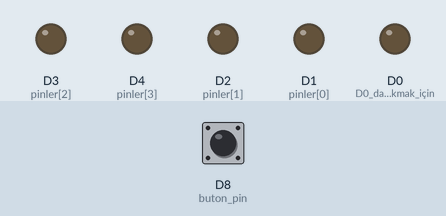
The sketch below on a simulated ESP8266 (NodeMCU). On the bench: output pins drawn as LEDs (lit = HIGH). The test bench sets the inputs (shaded band); at power-on: D8 (buton_pin) LOW.

Above: at 1.3 s.
1.4 s: D8 (buton_pin) pulled HIGH for 0.3 s
At 1.62 s:
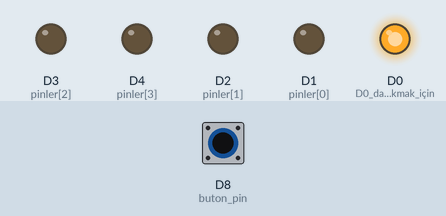
3.2 s: D8 (buton_pin) pulled HIGH for 3.2 s
At 7.8 s:
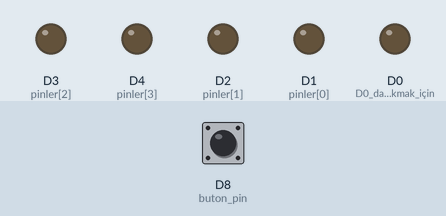
Timing chart, 0 to 9.3 s (numbered marks = the images above; inputs shaded):
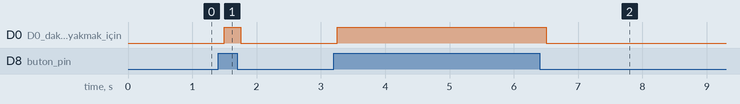

Measured:
- after the input at 1.4 s, D0 (D0_daki_ledi_yakmak_için): LOW → HIGH after 0.10 s, → LOW 0.25 s later
- after the input at 3.2 s, D0 (D0_daki_ledi_yakmak_için): LOW → HIGH after 0.05 s, → LOW 3.3 s later

The sketch:

3_Buton_LED.ino
```cpp
// D8 e bağlı butona basılınca D0 daki ledi yakan program
//********************************************************************
#define buton_pin D8			// D8 portunu buton_pin olarak tanımla
//********************************************************************
byte pinler[4]={D1,D2,D3,D4};   // yarım yanan ledleri söndürmek için
//********************************************************************
void setup() {
  // put your setup code here, to run once:
  pinMode(D0,OUTPUT);           // D0 daki ledi yakmak için çıkış olarak ayarla
  pinMode(buton_pin, INPUT);    // D8 portunu giriş yap
  digitalWrite(D0, LOW);        // ledi söndür default açılış

  for(byte i=0;i<4;i++)         // yarım yanan ledleri söndürmek için
  {
    pinMode(pinler[i],OUTPUT);
    digitalWrite(pinler[i],LOW);
  }
}
//********************************************************************
void loop() {
  // put your main code here, to run repeatedly:
  if(digitalRead(buton_pin)==HIGH)		// butona basıldı mı?
    digitalWrite(D0,HIGH);      // butona basıldıysa Ledi yak
  else
    digitalWrite(D0,LOW);       // butona basılmadıysa Ledi söndür

  delay(250);                   // 250 ms buton arkları geçmesi için gecikme
}
```
